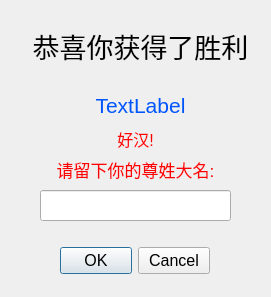
<?xml version="1.0" encoding="UTF-8"?>
<ui version="4.0">
 <class>DialogGameWin</class>
 <widget class="QDialog" name="DialogGameWin">
  <property name="geometry">
   <rect>
    <x>0</x>
    <y>0</y>
    <width>271</width>
    <height>297</height>
   </rect>
  </property>
  <property name="maximumSize">
   <size>
    <width>400</width>
    <height>300</height>
   </size>
  </property>
  <property name="font">
   <font>
    <pointsize>12</pointsize>
   </font>
  </property>
  <property name="windowTitle">
   <string>Dialog</string>
  </property>
  <widget class="QDialogButtonBox" name="buttonBox">
   <property name="geometry">
    <rect>
     <x>60</x>
     <y>240</y>
     <width>150</width>
     <height>42</height>
    </rect>
   </property>
   <property name="sizePolicy">
    <sizepolicy hsizetype="Fixed" vsizetype="Fixed">
     <horstretch>0</horstretch>
     <verstretch>0</verstretch>
    </sizepolicy>
   </property>
   <property name="orientation">
    <enum>Qt::Horizontal</enum>
   </property>
   <property name="standardButtons">
    <set>QDialogButtonBox::Cancel|QDialogButtonBox::Ok</set>
   </property>
  </widget>
  <widget class="QLabel" name="label">
   <property name="geometry">
    <rect>
     <x>20</x>
     <y>20</y>
     <width>241</width>
     <height>51</height>
    </rect>
   </property>
   <property name="font">
    <font>
     <pointsize>20</pointsize>
    </font>
   </property>
   <property name="text">
    <string>恭喜你获得了胜利</string>
   </property>
   <property name="alignment">
    <set>Qt::AlignCenter</set>
   </property>
  </widget>
  <widget class="QLabel" name="label_2">
   <property name="geometry">
    <rect>
     <x>20</x>
     <y>120</y>
     <width>231</width>
     <height>61</height>
    </rect>
   </property>
   <property name="text">
    <string>&lt;html&gt;&lt;head/&gt;&lt;body&gt;&lt;p align=&quot;center&quot;&gt;&lt;span style=&quot; font-size:18pt; color:#ff0000; vertical-align:sub;&quot;&gt;好汉!&lt;/span&gt;&lt;span style=&quot; color:#ff0000; vertical-align:sub;&quot;&gt;&lt;br/&gt;&lt;/span&gt;&lt;span style=&quot; font-size:20pt; color:#ff0000; vertical-align:sub;&quot;&gt;请留下你的尊姓大名:&lt;/span&gt;&lt;/p&gt;&lt;/body&gt;&lt;/html&gt;</string>
   </property>
  </widget>
  <widget class="QLineEdit" name="lineEdit">
   <property name="geometry">
    <rect>
     <x>40</x>
     <y>190</y>
     <width>191</width>
     <height>31</height>
    </rect>
   </property>
   <property name="font">
    <font>
     <pointsize>16</pointsize>
    </font>
   </property>
  </widget>
  <widget class="QLabel" name="label_score">
   <property name="geometry">
    <rect>
     <x>50</x>
     <y>90</y>
     <width>181</width>
     <height>31</height>
    </rect>
   </property>
   <property name="font">
    <font>
     <pointsize>16</pointsize>
    </font>
   </property>
   <property name="text">
    <string>&lt;html&gt;&lt;head/&gt;&lt;body&gt;&lt;p align=&quot;center&quot;&gt;&lt;span style=&quot; color:#0055ff;&quot;&gt;TextLabel&lt;/span&gt;&lt;/p&gt;&lt;/body&gt;&lt;/html&gt;</string>
   </property>
   <property name="alignment">
    <set>Qt::AlignCenter</set>
   </property>
  </widget>
 </widget>
 <resources/>
 <connections>
  <connection>
   <sender>buttonBox</sender>
   <signal>accepted()</signal>
   <receiver>DialogGameWin</receiver>
   <slot>accept()</slot>
   <hints>
    <hint type="sourcelabel">
     <x>220</x>
     <y>254</y>
    </hint>
    <hint type="destinationlabel">
     <x>157</x>
     <y>274</y>
    </hint>
   </hints>
  </connection>
  <connection>
   <sender>buttonBox</sender>
   <signal>rejected()</signal>
   <receiver>DialogGameWin</receiver>
   <slot>reject()</slot>
   <hints>
    <hint type="sourcelabel">
     <x>220</x>
     <y>260</y>
    </hint>
    <hint type="destinationlabel">
     <x>270</x>
     <y>274</y>
    </hint>
   </hints>
  </connection>
 </connections>
</ui>
